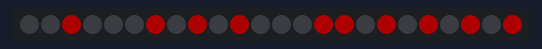
Bench run of a sketch on a simulated Arduino Uno, built with avr-gcc and run on an emulated ATmega328P. Shown: 24 RGB LEDs in strip order, left to right. Dim RGB values are drawn brighter than linear.

Above: at 0.1 s.
At 2.1 s:
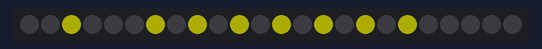
At 4.1 s:
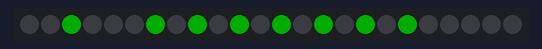
At 7.37 s:
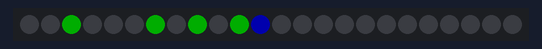
At 10.6 s:
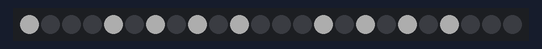
At 12.6 s:
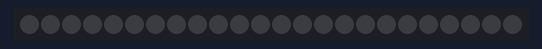

Measured:
- by itself, everything shown: repeats every 14.5 s, in 29 steps
- what the display in image 1 shows lasts 2.0 s, from 2.0 s to 4.0 s

The sketch:

neopixel_without_pio.ino
```cpp
#include <Adafruit_NeoPixel.h>

// Configuração da matriz de LEDs
#define LED_PIN 7        // Pino conectado à matriz NeoPixel
#define LED_COUNT 24     // Número total de LEDs na matriz (5x5)

// Inicializa o objeto NeoPixel
Adafruit_NeoPixel strip(LED_COUNT, LED_PIN, NEO_GRB + NEO_KHZ800);

// Mapeamento da matriz 5x5 (índices dos LEDs)
const uint8_t LED_MATRIX[5][5] = {
  {24, 23, 22, 21, 20},
  {15, 16, 17, 18, 19},
  {14, 13, 12, 11, 10},
  {5,  6,  7,  8,  9},
  {4,  3,  2,  1,  0}
};

// Função para configurar o LED de uma posição específica
void setLED(uint8_t row, uint8_t col, uint8_t red, uint8_t green, uint8_t blue) {
  if (row < 5 && col < 5) { // Verifica se está dentro da matriz
    uint8_t index = LED_MATRIX[row][col];
    strip.setPixelColor(index, strip.Color(red, green, blue));
  }
}

// Função para apagar todos os LEDs
void clearAll() {
  for (uint8_t i = 0; i < LED_COUNT; i++) {
    strip.setPixelColor(i, 0); // Apaga o LED
  }
  strip.show(); // Atualiza a matriz
}

// Função para desenhar um coração
void drawHeart() {
  clearAll(); // Limpa a matriz antes de desenhar

  // LEDs que formam o coração
  uint8_t heartLEDs[] = {2, 6, 14, 15, 23, 17, 21, 19, 10, 8};

  // Acende os LEDs do coração em vermelho
  for (uint8_t i = 0; i < sizeof(heartLEDs); i++) {
    strip.setPixelColor(heartLEDs[i], strip.Color(255, 0, 0)); // Cor: vermelho
  }
  strip.show(); // Atualiza a matriz
}

// Função para desenhar uma seta para a direita
void drawArrowRight() {
  clearAll(); // Limpa a matriz antes de desenhar

  // LEDs que formam a seta
  uint8_t arrowLEDs[] = {2, 8, 14, 16, 18, 12, 6, 10};

  // Acende os LEDs da seta em amarelo
  for (uint8_t i = 0; i < sizeof(arrowLEDs); i++) {
    strip.setPixelColor(arrowLEDs[i], strip.Color(255, 255, 0)); // Cor: amarelo
  }
  strip.show(); // Atualiza a matriz
}

// Função para desenhar uma seta para a esquerda
void drawArrowLeft() {
  clearAll(); // Limpa a matriz antes de desenhar

  // LEDs que formam a seta
  uint8_t arrowLEDs[] = {2, 6, 12, 16, 18, 14, 10, 8};

  // Acende os LEDs da seta em verde
  for (uint8_t i = 0; i < sizeof(arrowLEDs); i++) {
    strip.setPixelColor(arrowLEDs[i], strip.Color(0, 255, 0)); // Cor: verde
  }
  strip.show(); // Atualiza a matriz
}

// Função para desenhar um padrão de "ondas" na matriz
void waveEffect() {
  for (int wave = 0; wave < 5; wave++) {
    for (int col = 0; col < 5; col++) {
      setLED(wave, col, 0, 0, 255); // Cor: azul
      strip.show();
      delay(100);
      setLED(wave, col, 0, 0, 0); // Apaga
    }
  }
}

// Função para desenhar um "X" na matriz
void drawX() {
  clearAll(); // Limpa a matriz antes de desenhar

  // LEDs que formam o "X"
  uint8_t xLEDs[] = {0, 4, 6, 8, 10, 14, 16, 18, 20, 24};

  // Acende os LEDs do "X" em branco
  for (uint8_t i = 0; i < sizeof(xLEDs); i++) {
    strip.setPixelColor(xLEDs[i], strip.Color(255, 255, 255)); // Cor: branco
  }
  strip.show(); // Atualiza a matriz
}

// Função de configuração
void setup() {
  strip.begin();           // Inicializa a matriz NeoPixel
  strip.show();            // Garante que os LEDs estão apagados no início
  strip.setBrightness(50); // Ajusta o brilho da matriz
}

// Loop principal
void loop() {
  drawHeart();       // Desenha um coração
  delay(2000);       // Espera 2 segundos

  drawArrowRight();  // Desenha uma seta para a direita
  delay(2000);       // Espera 2 segundos

  drawArrowLeft();   // Desenha uma seta para a esquerda
  delay(2000);       // Espera 2 segundos

  waveEffect();      // Executa o efeito de ondas
  delay(2000);       // Espera 2 segundos

  drawX();           // Desenha um "X"
  delay(2000);       // Espera 2 segundos

  clearAll();        // Apaga todos os LEDs
  delay(2000);       // Espera 2 segundos
}
```
